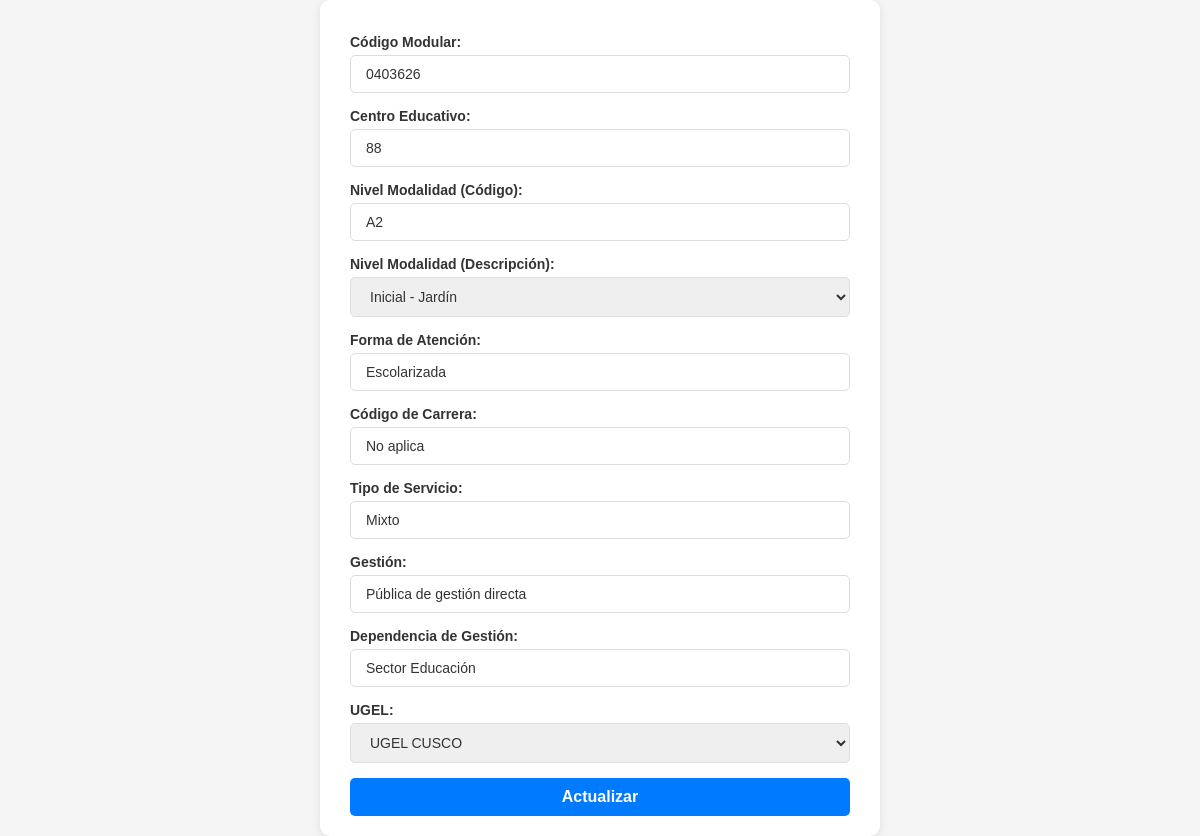
The page /registrar_colegios/editar/1/ (signed in) on the database its author committed.
### app/models.py (models this page shows, shortened)
class InstitucionEducativa(models.Model):
    NIVEL_MODALIDAD_CHOICES = [
        ('Inicial - Jardín', 'Inicial - Jardín'),
        ('Inicial - Cuna-jardín', 'Inicial - Cuna-jardín'),
        ('Primaria', 'Primaria'),
        ('Secundaria', 'Secundaria'),
        ('Básica Alternativa-Inicial e Intermedio', 'Básica Alternativa-Inicial e Intermedio'),
        ('Básica Alternativa-Avanzado', 'Básica Alternativa-Avanzado'),
        ('Técnico Productiva', 'Técnico Productiva'),
        ('Básica Especial-Primaria', 'Básica Especial-Primaria'),
        ('Escuela Formación Artística', 'Escuela Formación Artística'),
        ('Escuela Superior Pedagógica', 'Escuela Superior Pedagógica'),
        ('Instituto Superior Tecnológico', 'Instituto Superior Tecnológico'),
        ('Básica Especial', 'Básica Especial'),
        ('Instituto Superior Pedagógico', 'Instituto Superior Pedagógico'),
        ('Inicial - Programa no escolarizado', 'Inicial - Programa no escolarizado'),
        ('Básica Especial-Inicial', 'Básica Especial-Inicial'),
    ]
    cod_mod = models.CharField(max_length=10, unique=True, verbose_name="Código Modular")
    cen_edu = models.CharField(max_length=255, verbose_name="Centro Educativo", default = "Desconocido")
    niv_mod = models.CharField(max_length=10, verbose_name="Nivel Modalidad (Código)", default= "Desconocido")
    d_niv_mod = models.CharField(
        max_length=50,
        choices=NIVEL_MODALIDAD_CHOICES,
        verbose_name="Nivel Modalidad (Descripción)",
        default="Desconocido"
    )
    d_forma = models.CharField(max_length=50, verbose_name="Forma de Atención", default="Desconocido")
    d_cod_car = models.CharField(max_length=50, verbose_name="Código de Carrera", default= "Desconocido")
    d_tipss = models.CharField(max_length=50, verbose_name="Tipo de Servicio", default="Desconocido")
    d_gestion = models.CharField(max_length=50, verbose_name="Gestión", default="Desconocido")
    d_ges_dep = models.CharField(max_length=50, verbose_name="Dependencia de Gestión", default="Desconocido")
    ugel = models.ForeignKey('Ugel', on_delete=models.SET_NULL, null=True, verbose_name="UGEL")

### app/views.py (the view)
# urls.py: path('registrar_colegios/editar/<int:id>/', views.editar_colegio, name='editar_colegio'),
@login_required
def editar_colegio(request, id):
    colegio = get_object_or_404(InstitucionEducativa, id=id)
    if request.method == 'POST':
        form = InstitucionEducativaForm(request.POST, instance=colegio)
        if form.is_valid():
            form.save()
            messages.success(request, "Colegio actualizado exitosamente.")
            return redirect('registrar_colegios')
    else:
        form = InstitucionEducativaForm(instance=colegio)
    return render(request, 'app/editar_colegio.html', {'form': form})

### app/models.py (called while the page is built)
    def __str__(self):
        return self.nombre

### templates/app/editar_colegio.html (shortened to what this page needs)
<!DOCTYPE html>
<html lang="es">
<head>
    {% load static %}
    <link rel="stylesheet" href="{% static 'app/style-colegios-editar.css' %}">
</head>
<body>
    <form method="post">
        {{ form.as_p }}
        <button type="submit">Actualizar</button>
    </form>
</body>
</html>

### app/static/app/style-colegios-editar.css (style rules this page uses)
body { font-family: Arial, sans-serif; background-color: #f5f5f5; margin: 0; padding: 0; display: flex; justify-content: center; align-items: center; min-height: 100vh; }
form { background-color: #ffffff; padding: 20px 30px; border-radius: 10px; box-shadow: 0 2px 10px rgba(0, 0, 0, 0.1); max-width: 500px; width: 100%; }
form p { margin-bottom: 15px; font-size: 14px; color: #555; }
form label { display: block; margin-bottom: 5px; font-weight: bold; color: #333; }
form input[type="text"], form input[type="email"], form input[type="number"], form select, form textarea { width: 100%; padding: 10px 15px; border: 1px solid #ddd; border-radius: 5px; box-sizing: border-box; font-size: 14px; color: #333; transition: border-color 0.3s ease; }
form button[type="submit"] { display: block; width: 100%; padding: 10px 15px; background-color: #007bff; border: none; border-radius: 5px; color: white; font-size: 16px; font-weight: bold; cursor: pointer; transition: background-color 0.3s ease; }

### rows shown on the page
InstitucionEducativa: cod_mod "0403626", cen_edu "88", niv_mod "A2", d_niv_mod "Inicial - Jardín", d_forma "Escolarizada", d_cod_car "No aplica", d_tipss "Mixto", d_gestion "Pública de gestión directa", d_ges_dep "Sector Educación", ugel "UGEL CUSCO"
